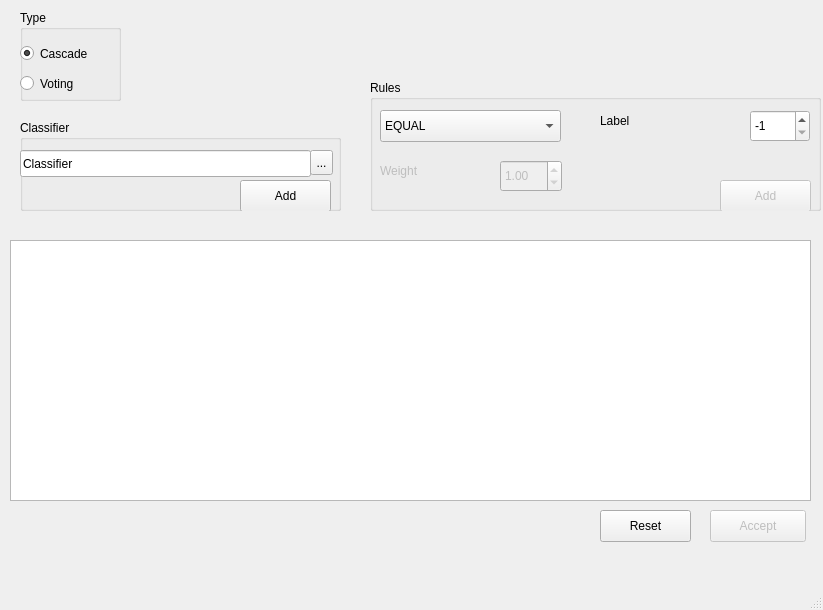
<?xml version="1.0" encoding="UTF-8"?>
<ui version="4.0">
 <class>Con_Multi</class>
 <widget class="QMainWindow" name="Con_Multi">
  <property name="geometry">
   <rect>
    <x>0</x>
    <y>0</y>
    <width>823</width>
    <height>610</height>
   </rect>
  </property>
  <property name="minimumSize">
   <size>
    <width>823</width>
    <height>610</height>
   </size>
  </property>
  <property name="windowTitle">
   <string>Configuración Multiclasificador</string>
  </property>
  <widget class="QWidget" name="centralwidget">
   <widget class="QTextBrowser" name="Informacion">
    <property name="geometry">
     <rect>
      <x>10</x>
      <y>240</y>
      <width>801</width>
      <height>261</height>
     </rect>
    </property>
   </widget>
   <widget class="QPushButton" name="reset">
    <property name="geometry">
     <rect>
      <x>600</x>
      <y>510</y>
      <width>91</width>
      <height>32</height>
     </rect>
    </property>
    <property name="text">
     <string>Reset</string>
    </property>
   </widget>
   <widget class="QGroupBox" name="Reglas">
    <property name="geometry">
     <rect>
      <x>370</x>
      <y>80</y>
      <width>451</width>
      <height>131</height>
     </rect>
    </property>
    <property name="title">
     <string>Rules</string>
    </property>
    <widget class="QComboBox" name="Regla">
     <property name="geometry">
      <rect>
       <x>10</x>
       <y>30</y>
       <width>181</width>
       <height>32</height>
      </rect>
     </property>
     <item>
      <property name="text">
       <string>EQUAL</string>
      </property>
     </item>
     <item>
      <property name="text">
       <string>DIFFERENT</string>
      </property>
     </item>
     <item>
      <property name="text">
       <string>GREATER</string>
      </property>
     </item>
     <item>
      <property name="text">
       <string>SMALLER</string>
      </property>
     </item>
    </widget>
    <widget class="QLabel" name="label">
     <property name="geometry">
      <rect>
       <x>230</x>
       <y>30</y>
       <width>141</width>
       <height>22</height>
      </rect>
     </property>
     <property name="text">
      <string>Label</string>
     </property>
    </widget>
    <widget class="QSpinBox" name="Etiq_Ref">
     <property name="geometry">
      <rect>
       <x>380</x>
       <y>30</y>
       <width>60</width>
       <height>32</height>
      </rect>
     </property>
     <property name="suffix">
      <string/>
     </property>
     <property name="minimum">
      <number>-1</number>
     </property>
     <property name="maximum">
      <number>999999</number>
     </property>
     <property name="singleStep">
      <number>1</number>
     </property>
     <property name="value">
      <number>-1</number>
     </property>
    </widget>
    <widget class="QLabel" name="label_2">
     <property name="enabled">
      <bool>false</bool>
     </property>
     <property name="geometry">
      <rect>
       <x>10</x>
       <y>80</y>
       <width>70</width>
       <height>22</height>
      </rect>
     </property>
     <property name="text">
      <string>Weight</string>
     </property>
    </widget>
    <widget class="QDoubleSpinBox" name="Peso">
     <property name="enabled">
      <bool>false</bool>
     </property>
     <property name="geometry">
      <rect>
       <x>130</x>
       <y>80</y>
       <width>62</width>
       <height>32</height>
      </rect>
     </property>
     <property name="minimum">
      <double>0.010000000000000</double>
     </property>
     <property name="maximum">
      <double>999999.000000000000000</double>
     </property>
     <property name="value">
      <double>1.000000000000000</double>
     </property>
    </widget>
    <widget class="QPushButton" name="Anadir_2">
     <property name="enabled">
      <bool>false</bool>
     </property>
     <property name="geometry">
      <rect>
       <x>350</x>
       <y>100</y>
       <width>91</width>
       <height>32</height>
      </rect>
     </property>
     <property name="text">
      <string>Add</string>
     </property>
    </widget>
   </widget>
   <widget class="QPushButton" name="Aceptar">
    <property name="enabled">
     <bool>false</bool>
    </property>
    <property name="geometry">
     <rect>
      <x>710</x>
      <y>510</y>
      <width>96</width>
      <height>32</height>
     </rect>
    </property>
    <property name="text">
     <string>Accept</string>
    </property>
   </widget>
   <widget class="QGroupBox" name="groupBox">
    <property name="geometry">
     <rect>
      <x>20</x>
      <y>120</y>
      <width>321</width>
      <height>91</height>
     </rect>
    </property>
    <property name="title">
     <string>Classifier</string>
    </property>
    <widget class="QLineEdit" name="Direccion_Carga">
     <property name="geometry">
      <rect>
       <x>0</x>
       <y>30</y>
       <width>291</width>
       <height>27</height>
      </rect>
     </property>
     <property name="text">
      <string>Classifier</string>
     </property>
    </widget>
    <widget class="QToolButton" name="toolButton">
     <property name="geometry">
      <rect>
       <x>290</x>
       <y>30</y>
       <width>23</width>
       <height>25</height>
      </rect>
     </property>
     <property name="text">
      <string>...</string>
     </property>
    </widget>
    <widget class="QPushButton" name="Anadir">
     <property name="geometry">
      <rect>
       <x>220</x>
       <y>60</y>
       <width>91</width>
       <height>32</height>
      </rect>
     </property>
     <property name="text">
      <string>Add</string>
     </property>
    </widget>
   </widget>
   <widget class="QGroupBox" name="groupBox_2">
    <property name="geometry">
     <rect>
      <x>20</x>
      <y>10</y>
      <width>101</width>
      <height>91</height>
     </rect>
    </property>
    <property name="title">
     <string>Type</string>
    </property>
    <widget class="QRadioButton" name="Cascada">
     <property name="geometry">
      <rect>
       <x>0</x>
       <y>30</y>
       <width>115</width>
       <height>27</height>
      </rect>
     </property>
     <property name="text">
      <string>Cascade</string>
     </property>
     <property name="checked">
      <bool>true</bool>
     </property>
    </widget>
    <widget class="QRadioButton" name="Votacion">
     <property name="geometry">
      <rect>
       <x>0</x>
       <y>60</y>
       <width>115</width>
       <height>27</height>
      </rect>
     </property>
     <property name="text">
      <string>Voting</string>
     </property>
     <property name="checked">
      <bool>false</bool>
     </property>
    </widget>
   </widget>
  </widget>
  <widget class="QMenuBar" name="menubar">
   <property name="geometry">
    <rect>
     <x>0</x>
     <y>0</y>
     <width>823</width>
     <height>25</height>
    </rect>
   </property>
  </widget>
  <widget class="QStatusBar" name="statusbar"/>
 </widget>
 <resources/>
 <connections/>
</ui>
